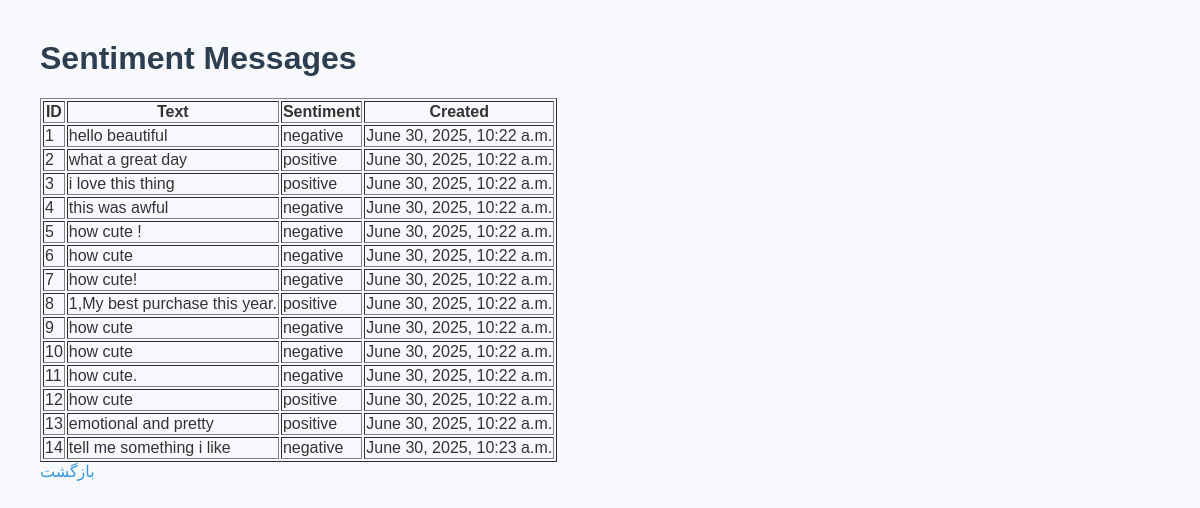
Screenshot of /messages/ with the database file from the repository.
### sentiment/models.py (models this page shows, shortened)
class Message(models.Model):
    text = models.TextField()
    sentiment = models.CharField(max_length=10)
    created_at = models.DateTimeField(auto_now_add=True)

### sentiment/views.py (the view)
# urls.py: path('messages/', views.message_list, name='message_list'),
def message_list(request):
    messages = Message.objects.all().order_by('id')
    return render(request, 'sentiment/message_list.html', {'messages': messages})

### sentiment/templates/sentiment/message_list.html
{% load static %}
<link rel="stylesheet" href="{% static 'sentiment/style.css' %}">
<h1>Sentiment Messages</h1>
<table border="1">
    <thead>
        <tr>
            <th>ID</th>
            <th>Text</th>
            <th>Sentiment</th>
            <th>Created</th>
        </tr>
    </thead>
    <tbody>
        {% for msg in messages %}
        <tr>
            <td>{{ msg.id }}</td>
            <td>{{ msg.text }}</td>
            <td>{{ msg.sentiment }}</td>
            <td>{{ msg.created_at }}</td>
        </tr>
        {% endfor %}
    </tbody>
</table>
<a href="{% url 'sentiment_form' %}">بازگشت</a>

### sentiment/static/sentiment/style.css (style rules this page uses)
h1 { color: #2c3e50; }
a { color: #3498db; text-decoration: none; }

### rows the page displays
Message: id "1", text "hello beautiful", sentiment "negative", created_at "June 30, 2025, 10:22 a.m."
Message: id "2", text "what a great day", sentiment "positive", created_at "June 30, 2025, 10:22 a.m."
Message: id "3", text "i love this thing", sentiment "positive", created_at "June 30, 2025, 10:22 a.m."
Message: id "4", text "this was awful", sentiment "negative", created_at "June 30, 2025, 10:22 a.m."
Message: id "5", text "how cute !", sentiment "negative", created_at "June 30, 2025, 10:22 a.m."
Message: id "6", text "how cute", sentiment "negative", created_at "June 30, 2025, 10:22 a.m."
Message: id "7", text "how cute!", sentiment "negative", created_at "June 30, 2025, 10:22 a.m."
Message: id "8", text "1,My best purchase this year.", sentiment "positive", created_at "June 30, 2025, 10:22 a.m."
Message: id "9", text "how cute", sentiment "negative", created_at "June 30, 2025, 10:22 a.m."
Message: id "10", text "how cute", sentiment "negative", created_at "June 30, 2025, 10:22 a.m."
Message: id "11", text "how cute.", sentiment "negative", created_at "June 30, 2025, 10:22 a.m."
Message: id "12", text "how cute", sentiment "positive", created_at "June 30, 2025, 10:22 a.m."
Message: id "13", text "emotional and pretty", sentiment "positive", created_at "June 30, 2025, 10:22 a.m."
Message: id "14", text "tell me something i like", sentiment "negative", created_at "June 30, 2025, 10:23 a.m."
